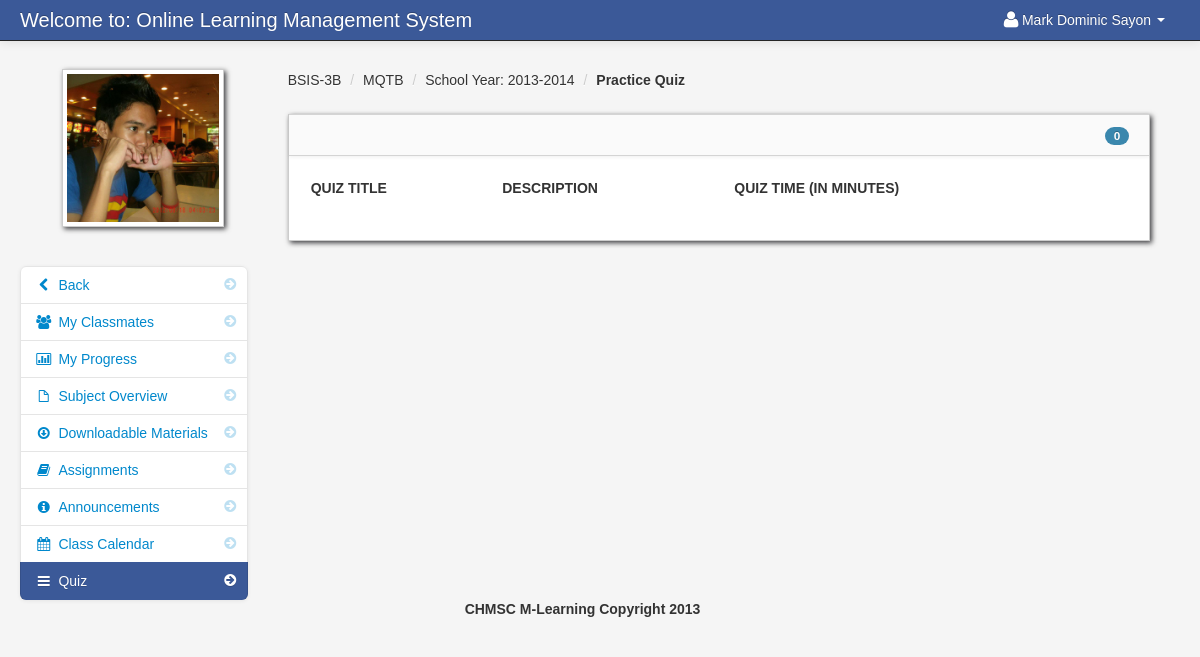
/student_quiz_list.php?id=172 (signed in), run on the app's committed database.
### tables this page shows
CREATE TABLE `student` (
  `student_id` int(11) NOT NULL,
  `firstname` varchar(100) NOT NULL,
  `lastname` varchar(100) NOT NULL,
  `class_id` int(11) NOT NULL,
  `username` varchar(100) NOT NULL,
  `password` varchar(100) NOT NULL,
  `location` varchar(100) NOT NULL,
  `status` varchar(100) NOT NULL
);

CREATE TABLE `teacher_class` (
  `teacher_class_id` int(11) NOT NULL,
  `teacher_id` int(11) NOT NULL,
  `class_id` int(11) NOT NULL,
  `subject_id` int(11) NOT NULL,
  `thumbnails` varchar(100) NOT NULL,
  `school_year` varchar(100) NOT NULL
);

CREATE TABLE `class` (
  `class_id` int(11) NOT NULL,
  `class_name` varchar(100) NOT NULL
);

CREATE TABLE `subject` (
  `subject_id` int(11) NOT NULL,
  `subject_code` varchar(100) NOT NULL,
  `subject_title` varchar(100) NOT NULL,
  `category` varchar(100) NOT NULL,
  `description` longtext NOT NULL,
  `unit` int(11) NOT NULL,
  `Pre_req` varchar(100) NOT NULL,
  `semester` varchar(100) NOT NULL
);

### session.php (called while the page is built, shortened)
<?php
$session_id=$_SESSION['id'];
?>

### student_quiz_list.php (the view, shortened to what this page needs)
<?php include('header_dashboard.php'); ?>
<?php include('session.php'); ?>
<?php $get_id = $_GET['id']; ?>
    <body>
		<?php include('navbar_student.php'); ?>
        <div class="container-fluid">
            <div class="row-fluid">
				<?php include('student_quiz_link.php'); ?>
                <div class="span9" id="content">
                     <div class="row-fluid">
										<?php $class_query = mysqli_query($conn,"select * from teacher_class
										LEFT JOIN class ON class.class_id = teacher_class.class_id
										LEFT JOIN subject ON subject.subject_id = teacher_class.subject_id
										where teacher_class_id = '$get_id'")or die(mysqli_error());
										$class_row = mysqli_fetch_array($class_query);
										?>
					     <ul class="breadcrumb">
							<li><a href="#"><?php echo $class_row['class_name']; ?></a> <span class="divider">/</span></li>
							<li><a href="#"><?php echo $class_row['subject_code']; ?></a> <span class="divider">/</span></li>
							<li><a href="#">School Year: <?php echo $class_row['school_year']; ?></a> <span class="divider">/</span></li>
							<li><a href="#"><b>Practice Quiz</b></a></li>
						</ul>
                        <div id="block_bg" class="block">
                            <div class="navbar navbar-inner block-header">
							<?php 		$query = mysqli_query($conn,"select * FROM class_quiz
										LEFT JOIN quiz on class_quiz.quiz_id = quiz.quiz_id
										where teacher_class_id = '$get_id'  ")or die(mysqli_error());
										$count = mysqli_num_rows($query);
							?>
                                <div id="" class="muted pull-right"><span class="badge badge-info"><?php echo $count; ?></span></div>
                            </div>
                            <div class="block-content collapse in">
                                <div class="span12">
									<form action="copy_file_student.php" method="post">
  									<table cellpadding="0" cellspacing="0" border="0" class="table" id="">
										<thead>
										        <tr>
												<th>Quiz Title</th>
												<th>Description</th>
												<th>Quiz Time (In Minutes)</th>
												<th></th>
												</tr>
										</thead>
									</table>
									</form>
                                </div>
                            </div>
                        </div>
                    </div>
                </div>
            </div>
		<?php include('footer.php'); ?>
        </div>
		<?php include('script.php'); ?>
    </body>
</html>

### navbar_student.php (shortened to what this page needs)
<div class="navbar navbar-fixed-top navbar-inverse">
        <div class="navbar-inner">
            <div class="container-fluid">
                <a class="brand" href="#">Welcome to: Online Learning Management System</a>
					<div class="nav-collapse collapse">
						<ul class="nav pull-right">
							<?php $query= mysqli_query($conn,"select * from student where student_id = '$session_id'")or die(mysqli_error());
									$row = mysqli_fetch_array($query);
							?>
							<li class="dropdown">
								<a href="#" role="button" class="dropdown-toggle" data-toggle="dropdown"> <i class="icon-user icon-large"></i><?php echo $row['firstname']." ".$row['lastname'];  ?> <i class="caret"></i></a>
							</li>
						</ul>
					</div>
            </div>
        </div>
</div>

### student_quiz_link.php (shortened to what this page needs)
<div class="span3" id="sidebar">
	<img id="avatar" src="admin/<?php echo $row['location']; ?>" class="img-polaroid">
		<ul class="nav nav-list bs-docs-sidenav nav-collapse collapse">
				<li class=""><a href="dashboard_student.php"><i class="icon-chevron-right"></i><i class="icon-chevron-left"></i>&nbsp;Back</a></li>
				<li class=""><a href="my_classmates.php<?php echo '?id='.$get_id; ?>"><i class="icon-chevron-right"></i><i class="icon-group"></i>&nbsp;My Classmates</a></li>
				<li class=""><a href="progress.php<?php echo '?id='.$get_id; ?>"><i class="icon-chevron-right"></i><i class="icon-bar-chart"></i>&nbsp;My Progress</a></li>
				<li class=""><a href="subject_overview_student.php<?php echo '?id='.$get_id; ?>"><i class="icon-chevron-right"></i><i class="icon-file"></i>&nbsp;Subject Overview</a></li>
				<li class=""><a href="downloadable_student.php<?php echo '?id='.$get_id; ?>"><i class="icon-chevron-right"></i><i class="icon-download"></i>&nbsp;Downloadable Materials</a></li>
				<li class=""><a href="assignment_student.php<?php echo '?id='.$get_id; ?>"><i class="icon-chevron-right"></i><i class="icon-book"></i>&nbsp;Assignments</a></li>
				<li class=""><a href="announcements_student.php<?php echo '?id='.$get_id; ?>"><i class="icon-chevron-right"></i><i class="icon-info-sign"></i>&nbsp;Announcements</a></li>
				<li class=""><a href="class_calendar_student.php<?php echo '?id='.$get_id; ?>"><i class="icon-chevron-right"></i><i class="icon-calendar"></i>&nbsp;Class Calendar</a></li>
				<li class="active"><a href="student_quiz_list.php<?php echo '?id='.$get_id; ?>"><i class="icon-chevron-right"></i><i class="icon-reorder"></i>&nbsp;Quiz</a></li>
		</ul>
</div>

### admin/assets/styles.css (style rules this page uses)
body { padding-top: 60px; padding-bottom: 40px; background-color: #f5f5f5; }
#content { margin-left:0px; }
.breadcrumb { margin: 0 0 0px; padding: 10px 0px; background-color: transparent; }
.block { background: url("../images/pixel-60fff.png") repeat scroll 0 0 rgba(0, 0, 0, 0) !important; border: 1px solid #ccc; background: white; margin: 1em 0em; border-top: none; -webkit-box-shadow: 2px 2px 5px rgba(0, 0, 6, 0.75); -moz-box-shadow: 2px 2px 5px rgba(0, 0, 6, 0.75); box-shadow: 2px 2px 5px rgba(0, 0, 6, 0.75); }
.block-content { margin: 1em; min-height: .25em; }
.block-header { margin-bottom: 0px; border-right: none; border-left: none; -webkit-border-radius: 0px; -moz-border-radius: 0px; border-radius: 0px; }
.block-header div { padding-top: 10px; }
.bs-docs-sidenav { max-width: 228px; margin: 30px 0 0; padding: 0; background-color: #fff; -webkit-border-radius: 6px; -moz-border-radius: 6px; border-radius: 6px; -webkit-box-shadow: 0 1px 4px rgba(0,0,0,.065); -moz-box-shadow: 0 1px 4px rgba(0,0,0,.065); box-shadow: 0 1px 4px rgba(0,0,0,.065); }
.bs-docs-sidenav > li > a { display: block; width: 190px \9; margin: 0 0 -1px; padding: 8px 14px; border: 1px solid #e5e5e5; }
.bs-docs-sidenav > li:first-child > a { -webkit-border-radius: 6px 6px 0 0; -moz-border-radius: 6px 6px 0 0; border-radius: 6px 6px 0 0; }
.bs-docs-sidenav > li:last-child > a { -webkit-border-radius: 0 0 6px 6px; -moz-border-radius: 0 0 6px 6px; border-radius: 0 0 6px 6px; }
.bs-docs-sidenav > .active > a { position: relative; z-index: 2; padding: 9px 15px; border: 0; text-shadow: 0 1px 0 rgba(0,0,0,.15); -webkit-box-shadow: inset 1px 0 0 rgba(0,0,0,.1), inset -1px 0 0 rgba(0,0,0,.1); -moz-box-shadow: inset 1px 0 0 rgba(0,0,0,.1), inset -1px 0 0 rgba(0,0,0,.1); box-shadow: inset 1px 0 0 rgba(0,0,0,.1), inset -1px 0 0 rgba(0,0,0,.1); }
.bs-docs-sidenav .icon-chevron-right { float: right; margin-top: 2px; margin-right: -6px; opacity: .25; }
.bs-docs-sidenav .active .icon-chevron-right, .bs-docs-sidenav .active a:hover .icon-chevron-right { opacity: 1; }

### data on the page
student: firstname "Mark Dominic", lastname "Sayon", location (picture)
teacher_class: class.class_name "BSIS-3B", subject.subject_code "MQTB", school_year "2013-2014"

### other printed values
$count "0"
